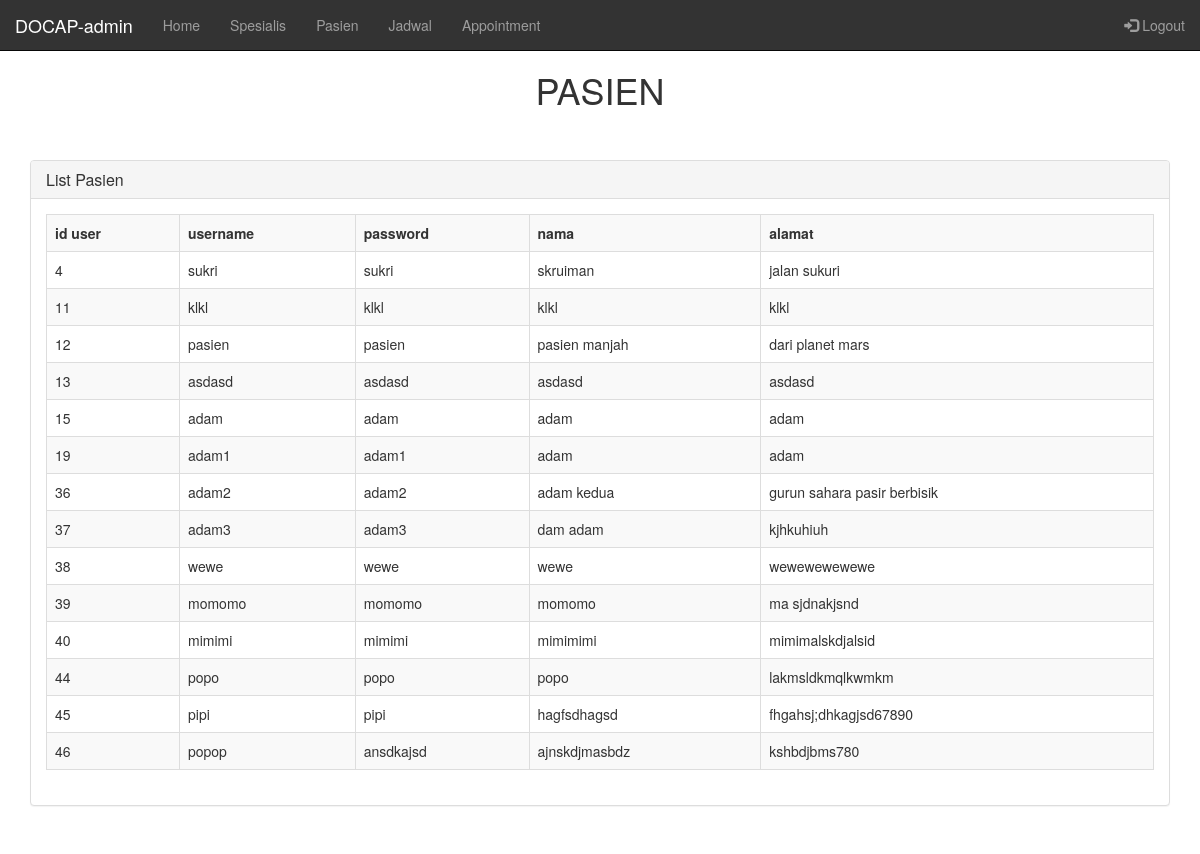
The page /index.php?controller=admin&action=showAllPatient (signed in) on the database as committed earlier.
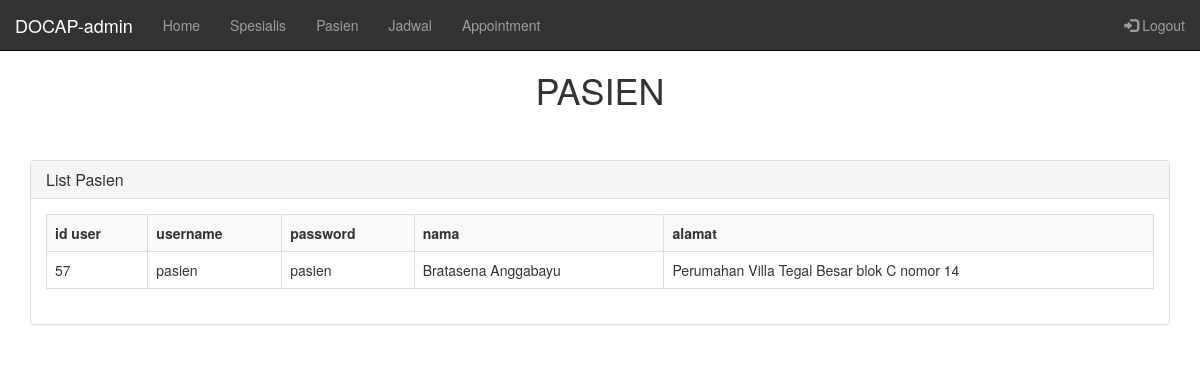
The same page on the database as committed later.
### tables this page shows
CREATE TABLE `users` (
  `id_user` int(11) NOT NULL,
  `username` varchar(100) NOT NULL,
  `password` varchar(100) NOT NULL,
  `level` int(1) NOT NULL,
  `nama` varchar(250) NOT NULL,
  `alamat` varchar(255) NOT NULL,
  `no_ktp` varchar(16) NOT NULL
);

### controllers/c_admin.php (called while the page is built, shortened)
<?php
class AdminController{
      ?>
      <?php
  public function showAllPatient()
  {
    $posts = Admin::showAllPatient();
    require_once("views/pages/adminAllPatient.php");
  }
}
?>

### routes.php (called while the page is built, shortened)
<?php
function call($controller, $action){
  switch ($controller) {
    case 'admin':
    $controller=new AdminController();
    require_once('models/m_admin.php');
    break;
  }
  $controller ->{ $action }();
}
call($controller,$action);
?>

### index.php (called while the page is built, shortened)
<?php
require_once('views/layout.php');
 ?>

### models/m_admin.php (called while the page is built, shortened)
<?php
class Admin{
  public static function showAllPatient(){
    $list=[];
    $db = DB::getInstance();
    $req = $db->query("SELECT *FROM users where level=3");
    foreach ($req->fetchAll() as $post) {
      $list[] = array(
        'id_user' => $post['id_user'],
        'username' => $post['username'],
        'password' => $post['password'],
        'nama' => $post['nama'],
        'alamat' => $post['alamat']
    );
  }
  return $list;
}
}
?>

### views/pages/adminAllPatient.php (the view, shortened to what this page needs)
<?php require_once('views/layoutAdmin.php')?>
<!DOCTYPE html>
<html lang="en" dir="ltr">
<head>
</head>
<body>
  <div class="padding-about">
    <h1 align="center">PASIEN</h1>
    <div class="container">
      <br><br>
      <div class="row">
        <div class="col-lg-12">
          <div class="panel panel-default">
            <div class="panel-heading">
              <h3 class="panel-title"><i class="fa fa-money fa-fw"></i>List Pasien</h3>
            </div>
            <div class="panel-body">
              <div class="table-responsive">
      <table class="table table-bordered table-hover table-striped">
        <th>id user</th>
        <th>username</th>
        <th>password</th>
        <th>nama</th>
        <th>alamat</th>
        <?php foreach ($posts as $post) { ?>
          <tr>
            <td><?php echo $post['id_user'];  ?></td>
            <td><?php echo $post['username']; ?></td>
            <td><?php echo $post['password']; ?></td>
            <td><?php echo $post['nama'];  ?></td>
            <td><?php echo $post['alamat'];  ?></td>
          </tr><?php } ?>
        </table>
      </div>
    </div>
  </div>
</div>
</div>
</div>
  </body>
  </html>

Rows that differ between the two databases and show on the page:
removed users: id_user "4", username "sukri", password "sukri", nama "skruiman", alamat "jalan sukuri"
removed users: id_user "11", username "klkl", password "klkl", nama "klkl", alamat "klkl"
removed users: id_user "12", username "pasien", password "pasien", nama "pasien manjah", alamat "dari planet mars"
removed users: id_user "13", username "asdasd", password "asdasd", nama "asdasd", alamat "asdasd"
removed users: id_user "15", username "adam", password "adam", nama "adam", alamat "adam"
removed users: id_user "19", username "adam1", password "adam1", nama "adam", alamat "adam"
removed users: id_user "36", username "adam2", password "adam2", nama "adam kedua", alamat "gurun sahara pasir berbisik"
removed users: id_user "37", username "adam3", password "adam3", nama "dam adam", alamat "kjhkuhiuh"
removed users: id_user "38", username "wewe", password "wewe", nama "wewe", alamat "wewewewewewe"
removed users: id_user "39", username "momomo", password "momomo", nama "momomo", alamat "ma sjdnakjsnd"
removed users: id_user "40", username "mimimi", password "mimimi", nama "mimimimi", alamat "mimimalskdjalsid"
removed users: id_user "44", username "popo", password "popo", nama "popo", alamat "lakmsldkmqlkwmkm"
removed users: id_user "45", username "pipi", password "pipi", nama "hagfsdhagsd", alamat "fhgahsj;dhkagjsd67890"
removed users: id_user "46", username "popop", password "ansdkajsd", nama "ajnskdjmasbdz", alamat "kshbdjbms780"
added users: id_user "57", username "pasien", password "pasien", nama "Bratasena Anggabayu", alamat "Perumahan Villa Tegal Besar blok C nomor 14"
